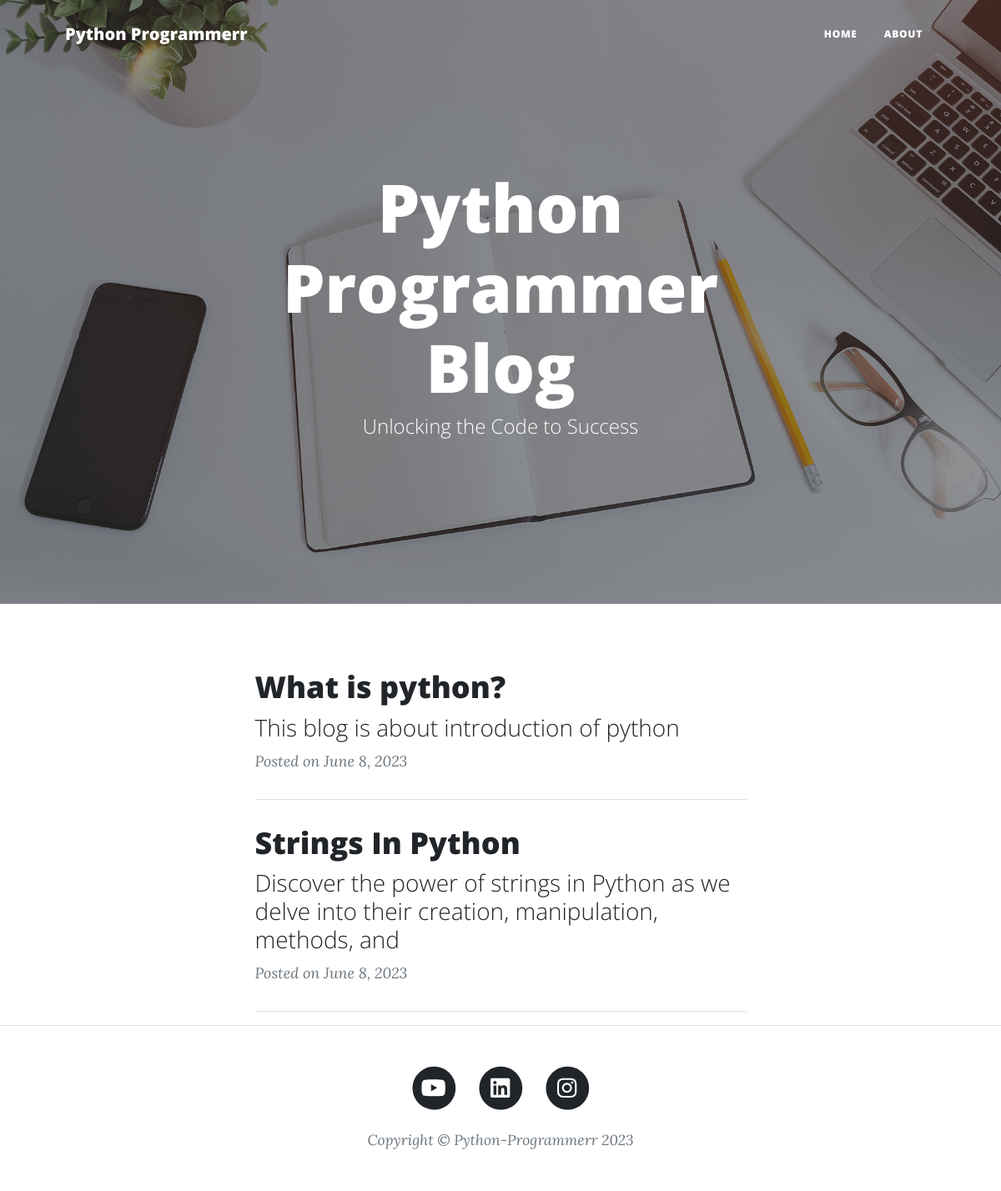
The page / on the database its author committed.
### app1/models.py (models this page shows, shortened)
class Blogs(models.Model):
    title = models.CharField(max_length=100)
    thumb = models.ImageField(upload_to='thumbnail/',default='',blank=True,null=True)
    desc = models.CharField(max_length=100,blank=True,null=True)
    heading_1 = models.CharField(max_length=100,blank=True,null=True)
    h1_content = models.CharField(max_length=5000,blank=True,null=True)
    heading_2 = models.CharField(max_length=100,blank=True,null=True)
    h2_content = models.CharField(max_length=5000,blank=True,null=True)
    heading_3 = models.CharField(max_length=100,blank=True,null=True)
    h3_content = models.CharField(max_length=5000,blank=True,null=True)
    heading_4 = models.CharField(max_length=100,blank=True,null=True)
    h4_content = models.CharField(max_length=5000,blank=True,null=True)
    code_text = models.CharField(max_length=5000,blank=True,null=True)
    content_photo = models.ImageField(upload_to='content_img/',default='',blank=True,null=True)
    ending = models.CharField(max_length=4000,blank=True,null=True)
    publish_date = models.DateField()

### app1/views.py (the view)
# urls.py: path('',index,name='home'),
def index(request):
    blogs = Blogs.objects.all()
    context = {
        'blogs':blogs
    }
    return render(request,'index.html',context)

### templates/index.html (shortened to what this page needs)
{% extends "layout.html" %}
{% block body %}
    <body>
        <nav class="navbar navbar-expand-lg navbar-light" id="mainNav">
            <div class="container px-4 px-lg-5">
                <a class="navbar-brand" href="/">Python Programmerr</a>
                <div class="collapse navbar-collapse" id="navbarResponsive">
                    <ul class="navbar-nav ms-auto py-4 py-lg-0">
                        <li class="nav-item"><a class="nav-link px-lg-3 py-3 py-lg-4" href="/">Home</a></li>
                        <li class="nav-item"><a class="nav-link px-lg-3 py-3 py-lg-4" href="/about">About</a></li>
                    </ul>
                </div>
            </div>
        </nav>
        <header class="masthead" style="background-image: url('/static/home-bg.jpg')">
            <div class="container position-relative px-4 px-lg-5">
                <div class="row gx-4 gx-lg-5 justify-content-center">
                    <div class="col-md-10 col-lg-8 col-xl-7">
                        <div class="site-heading">
                            <h1>Python Programmer Blog</h1>
                            <span class="subheading">Unlocking the Code to Success</span>
                        </div>
                    </div>
                </div>
            </div>
        </header>
        <div class="container px-4 px-lg-5">
            <div class="row gx-4 gx-lg-5 justify-content-center">
                <div class="col-md-10 col-lg-8 col-xl-7">
                    {% for blog in blogs %}
                    <div class="post-preview">
                        <a href="{% url 'view_post' blog.id %}">
                            <h2 class="post-title">{{blog.title}}</h2>
                            <h3 class="post-subtitle">{{blog.desc}}</h3>
                        </a>
                        <p class="post-meta">
                            Posted
                            on {{blog.publish_date}}
                        </p>
                    </div>
                    <hr>
                    {% endfor %}
                </div>
            </div>
        </div>
        <footer class="border-top">
            <div class="container px-4 px-lg-5">
                <div class="row gx-4 gx-lg-5 justify-content-center">
                    <div class="col-md-10 col-lg-8 col-xl-7">
                        <ul class="list-inline text-center">
                            <li class="list-inline-item">
                                <a href="https://www.youtube.com/@programmersaiyam6513">
                                    <span class="fa-stack fa-lg">
                                        <i class="fas fa-circle fa-stack-2x"></i>
                                        <i class="fab fa-youtube fa-stack-1x fa-inverse"></i>
                                    </span>
                                </a>
                            </li>
                            <li class="list-inline-item">
                                <a href="https://www.linkedin.com/in/saiyam-arora-a74447209/">
                                    <span class="fa-stack fa-lg">
                                        <i class="fas fa-circle fa-stack-2x"></i>
                                        <i class="fab fa-linkedin fa-stack-1x fa-inverse"></i>
                                    </span>
                                </a>
                            </li>
                            <li class="list-inline-item">
                                <a href="https://www.instagram.com/python.programmerr/">
                                    <span class="fa-stack fa-lg">
                                        <i class="fas fa-circle fa-stack-2x"></i>
                                        <i class="fab fa-instagram fa-stack-1x fa-inverse"></i>
                                    </span>
                                </a>
                            </li>
                        </ul>
                        <div class="small text-center text-muted fst-italic">Copyright &copy; Python-Programmerr 2023</div>
                    </div>
                </div>
            </div>
        </footer>
    </body>
</html>
{% endblock %}

### rows shown on the page
Blogs: title "What is python?", desc "This blog is about introduction of python", publish_date "June 8, 2023"
Blogs: title "Strings In Python", desc "Discover the power of strings in Python as we delve into their creation, manipulation, methods, and", publish_date "June 8, 2023"
